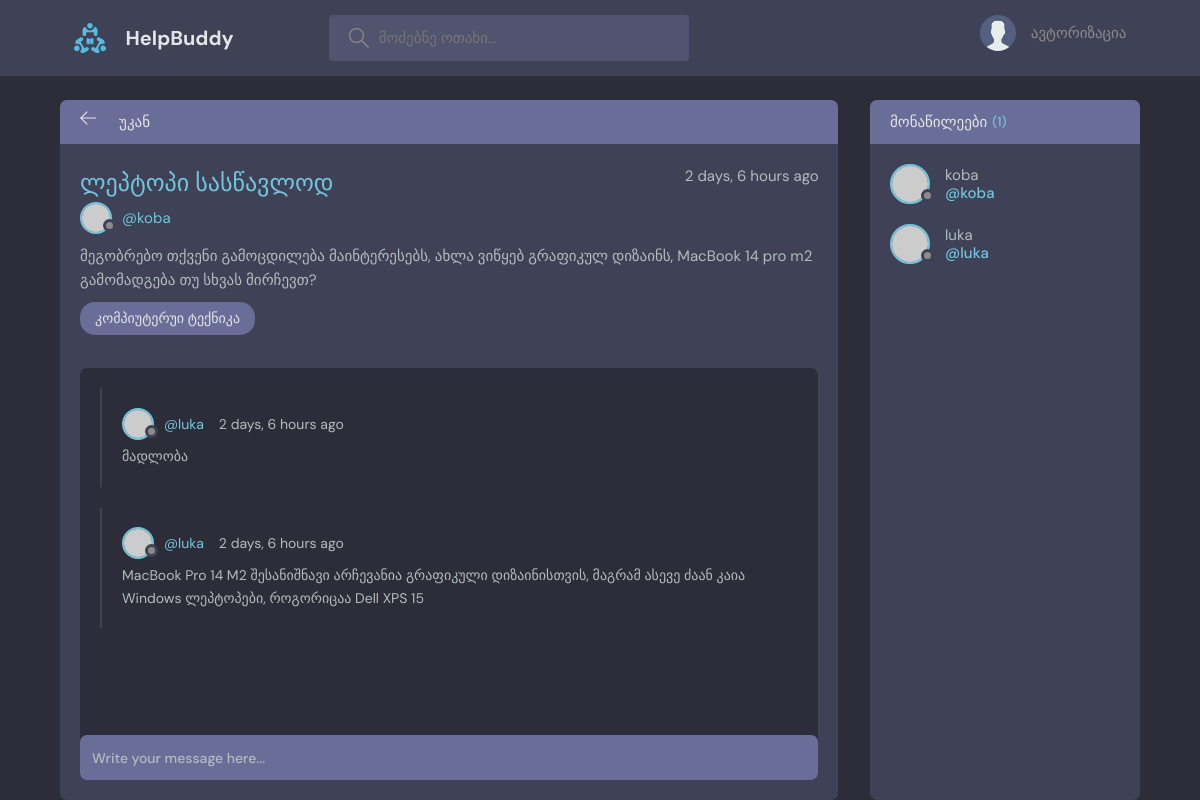
The app's page /room/18/ with its own data.
### base/models.py (models this page shows, shortened)
class Room(models.Model):
    host = models.ForeignKey(User, on_delete=models.SET_NULL, null=True)
    topic = models.ForeignKey(
        Topic, on_delete=models.SET_NULL, null=True)  # Topic CLASS-ი
    name = models.CharField(max_length=200)
    description = models.TextField(null=True, blank=True)
    participants = models.ManyToManyField(
        User, related_name='participants', blank=True)
    updated = models.DateTimeField(auto_now=True)  # ინახავს დროს ყოველ ჯერზე
    created = models.DateTimeField(auto_now_add=True)
    class Meta:
        ordering = ['-updated', '-created']

class Topic(models.Model):
    name = models.CharField(max_length=200)
    def __str__(self):
        return self.name

class Message(models.Model):
    user = models.ForeignKey(User, on_delete=models.CASCADE)
    room = models.ForeignKey(Room, on_delete=models.CASCADE)
    body = models.TextField()
    updated = models.DateTimeField(auto_now=True)
    created = models.DateTimeField(auto_now_add=True)
    class Meta:
        ordering = ['-updated', '-created']

### base/views.py (the view, shortened to what this page needs)
# urls.py: path('room/<str:pk>/', views.room, name='room'),
def room(request, pk):
    room = Room.objects.get(id=pk)
    room_messages = room.message_set.all()  # type: ignore
    participants = room.participants.all()
    context = {'room': room, 'room_messages': room_messages,
               'participants': participants}
    return render(request, 'base/room.html', context)

### base/templates/base/room.html (shortened to what this page needs)
{% extends 'main.html' %}
{% block content %}
<main class="profile-page layout layout--2">
  <div class="container">
    <div class="room">
      <div class="room__top">
        <div class="room__topLeft">
          <a
            href="{% url 'home' %}"
            style="display: flex; justify-content: space-between; width: 70px"
          >
            <svg
              version="1.1"
              xmlns="http://www.w3.org/2000/svg"
              width="32"
              height="32"
              viewBox="0 0 32 32"
            >
              <title>arrow-left</title>
              <path
                d="M13.723 2.286l-13.723 13.714 13.719 13.714 1.616-1.611-10.96-10.96h27.625v-2.286h-27.625l10.965-10.965-1.616-1.607z"
              ></path>
            </svg>
            <h3>უკან</h3>
          </a>
        </div>
      </div>
      <div class="room__box scroll">
        <div class="room__header scroll">
          <div class="room__info">
            <h3>{{room.name}}</h3>
            <span>{{room.created|timesince}} ago</span>
          </div>
          <div class="room__hosted">
            <a
              href="{% url 'user-profile' room.host.id %}"
              class="room__author"
            >
              <div class="avatar avatar--small">
                <img src="https://randomuser.me/api/portraits/men/37.jpg" />
              </div>
              <span>@{{room.host.username}}</span>
            </a>
          </div>
          <div class="room__details">{{room.description}}</div>
          <span class="room__topics">{{room.topic}}</span>
        </div>
        <div class="room__conversation">
          <div class="threads scroll">
            {% for message in room_messages %}
            <div class="thread">
              <div class="thread__top">
                <div class="thread__author">
                  <a
                    href="{% url 'user-profile' message.user.id %}"
                    class="thread__authorInfo"
                  >
                    <div class="avatar avatar--small">
                      <img
                        src="https://randomuser.me/api/portraits/men/39.jpg"
                      />
                    </div>
                    <span>@{{message.user.username}}</span>
                  </a>
                  <span class="thread__date"
                    >{{message.created|timesince}} ago</span
                  >
                </div>
              </div>
              <div class="thread__details">{{message.body}}</div>
            </div>
            {% endfor %}
          </div>
        </div>
      </div>
      <div class="room__message">
        <form action="" method="POST">
          <input name="body" placeholder="Write your message here..." />
        </form>
      </div>
    </div>
    <div class="participants">
      <h3 class="participants__top">
        მონაწილეები <span>({{ participants.count }})</span>
      </h3>
      <div class="participants__list scroll">
        <a href="{% url 'user-profile' room.host.id %}" class="participant">
          <div class="avatar avatar--medium">
            <img src="https://randomuser.me/api/portraits/men/37.jpg" />
          </div>
          <p>
            {{ room.host.username }}
            <span>@{{ room.host.username }}</span>
          </p>
        </a>
        {% for user in participants %}
        <a href="{% url 'user-profile' user.id %}" class="participant">
          <div class="avatar avatar--medium">
            <img src="https://randomuser.me/api/portraits/men/37.jpg" />
          </div>
          <p>
            {{ user.username }}
            <span>@{{ user.username }}</span>
          </p>
        </a>
        {% endfor %}
      </div>
    </div>
  </div>
</main>
{% endblock %}

### records on screen
Room: name "ლეპტოპი სასწავლოდ", created "2 days, 6 hours", host.username "koba", description "მეგობრებო თქვენი გამოცდილება მაინტერესებს, ახლა ვიწყებ გრაფიკულ დიზაინს, MacBook 14 pro m2 გამომადგება თუ სხვას მირჩევთ?", topic "კომპიუტერუი ტექნიკა"
Message: user.username "luka", created "2 days, 6 hours", body "მადლობა"
Message: user.username "luka", created "2 days, 6 hours", body "MacBook Pro 14 M2 შესანიშნავი არჩევანია გრაფიკული დიზაინისთვის, მაგრამ ასევე ძაან კაია Windows ლეპტოპები, როგორიცაა Dell XPS 15"

### other values on screen
{{ participants.count }} "1"
{{ user.username }} "luka"
